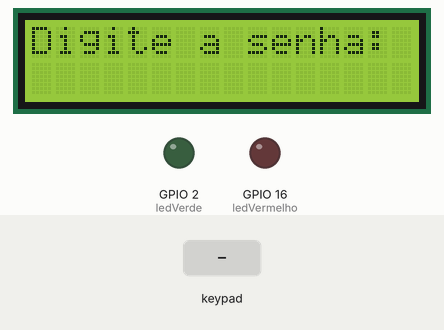
Simulated run of this sketch. Board: ESP32. On the bench: 16×2 character LCD, output pins drawn as LEDs (lit = HIGH). The test bench sets the inputs (shaded band). What the sketch prints to the serial monitor is not drawn.

Above: at 1.2 s.
1.3 s: keypad keys 1 2 3 4 # pressed 0.4 s apart
At 4.1 s:
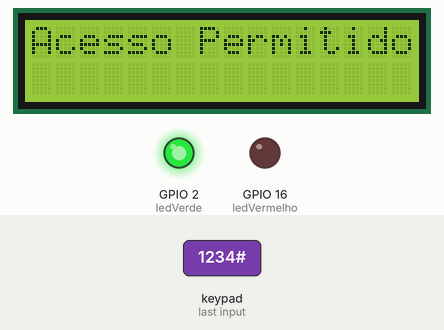
4.8 s: key '#' pressed
At 7.1 s:
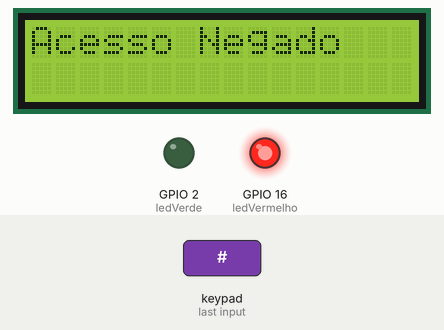
7.8 s: key 'C' pressed
At 10.2 s:
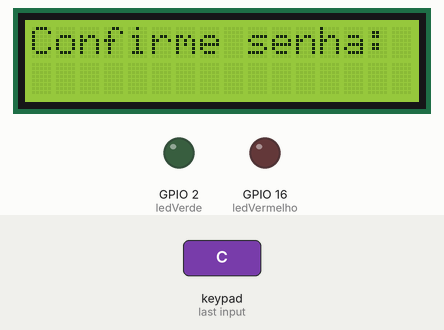
10.5 s: keypad keys 1 2 1 4 2 7 2 6 # pressed 0.4 s apart
At 12.5 s:
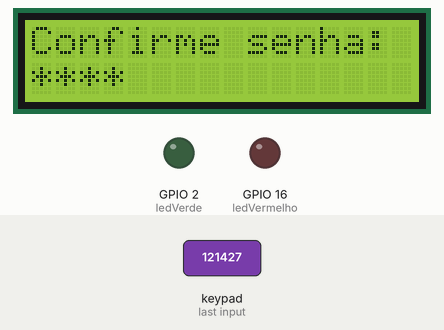
15.6 s: key '1' pressed
At 16.5 s:
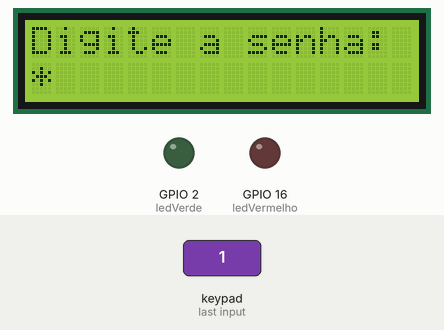
17.2 s: key '2' pressed
At 18.0 s:
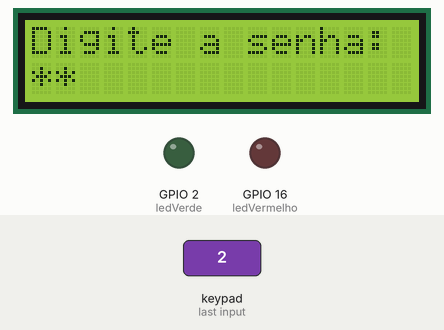
Timing chart, 0 to 19.7 s (numbered marks = the images above; inputs shaded):
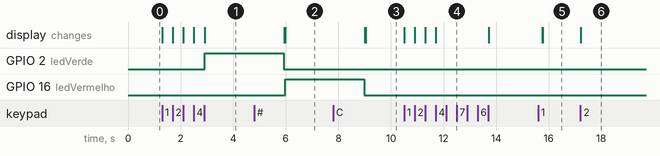

Measured:
- after the input at 1.3 s, GPIO 2 (ledVerde): LOW → HIGH after 1.6 s; the display: first changes at once (image 1 shows a later state)
- after the input at 4.8 s, GPIO 16 (ledVermelho): LOW → HIGH after 1.2 s; the display: first differs from a run without the input after 1.2 s (image 2)
- after the input at 7.8 s, the display: first differs from a run without the input after 1.2 s (image 3)
- after the input at 10.5 s, the display: first changes at once (image 4 shows a later state)
- after the input at 15.6 s, the display: first differs from a run without the input after 0.17 s (image 5)
- after the input at 17.2 s, the display: changes at once (image 6)

The sketch:

controle_acesso.ino
```cpp
#include <Keypad.h>              // Biblioteca para teclado matricial
#include <LiquidCrystal_I2C.h>   // Biblioteca para LCD I2C

// Definições do LCD I2C
#define I2C_ADDR    0x27
#define LCD_COLUMNS 16
#define LCD_LINES   2

LiquidCrystal_I2C lcd(I2C_ADDR, LCD_COLUMNS, LCD_LINES);

// Definições do teclado matricial 4x4
const byte ROWS = 4;
const byte COLS = 4;
char keys[ROWS][COLS] = {
  {'1', '2', '3', 'A'},
  {'4', '5', '6', 'B'},
  {'7', '8', '9', 'C'},
  {'*', '0', '#', 'D'}
};
byte rowPins[ROWS] = {12, 14, 27, 26};     // Pinos conectados às linhas do teclado
byte colPins[COLS] = {25, 33, 32, 4};      // Pinos conectados às colunas do teclado

Keypad keypad = Keypad(makeKeymap(keys), rowPins, colPins, ROWS, COLS);

// Variáveis de controle da senha
String senhaCorreta = "1234";   // Senha padrão
String senhaDigitada = "";      // Entrada do usuário
bool alterandoSenha = false;    // Flag para modo de alteração de senha
bool confirmandoSenha = false;  // Flag para confirmar senha atual antes de alterar
String novaSenha = "";          // Armazena nova senha durante alteração

// Pinos dos LEDs indicativos
const int ledVerde = 2;
const int ledVermelho = 16;

void setup() {
  pinMode(ledVerde, OUTPUT);
  pinMode(ledVermelho, OUTPUT);
  digitalWrite(ledVerde, LOW);
  digitalWrite(ledVermelho, LOW);

  lcd.init();          // Inicializa LCD
  lcd.backlight();     // Liga backlight
  lcd.setCursor(0, 0);
  lcd.print("Digite a senha:");

  Serial.begin(115200); // Inicializa serial para debug
}

void loop() {
  char tecla = keypad.getKey(); // Lê tecla pressionada (se houver)
  if (tecla) {
    if (alterandoSenha) {
      alterarSenha(tecla);  // Função para processo de alteração de senha
    } else {
      switch (tecla) {
        case '#':           // Confirmar senha digitada
          validarAcesso();
          break;
        case '*':           // Apagar entrada atual
          senhaDigitada = "";
          atualizarDisplay("Digite a senha:");
          break;
        case 'C':           // Iniciar processo de alteração de senha
          iniciarAlteracaoSenha();
          break;
        default:            // Entrada de números na senha (máx 4 dígitos)
          if (senhaDigitada.length() < 4) {
            senhaDigitada += tecla;
            lcd.setCursor(senhaDigitada.length() - 1, 1);
            lcd.print('*');  // Mostra asterisco para cada dígito digitado
          }
          break;
      }
    }
  }
}

// Função para validar senha digitada
void validarAcesso() {
  lcd.clear();
  lcd.setCursor(0, 0);
  if (senhaDigitada == senhaCorreta) {
    lcd.print("Acesso Permitido");
    digitalWrite(ledVerde, HIGH);
    Serial.println("Acesso permitido");
  } else {
    lcd.print("Acesso Negado");
    digitalWrite(ledVermelho, HIGH);
    Serial.println("Acesso negado");
  }
  delay(3000);
  digitalWrite(ledVerde, LOW);
  digitalWrite(ledVermelho, LOW);
  senhaDigitada = "";
  atualizarDisplay("Digite a senha:");
}

// Inicia o modo de alteração de senha, pedindo confirmação da senha atual
void iniciarAlteracaoSenha() {
  atualizarDisplay("Confirme senha:");
  senhaDigitada = "";
  alterandoSenha = true;
  confirmandoSenha = true;
  novaSenha = "";
}

// Função para gerenciar o processo de alteração da senha
void alterarSenha(char tecla) {
  if (tecla == '#') {
    if (confirmandoSenha) {
      // Verifica se senha digitada para confirmação está correta
      if (senhaDigitada == senhaCorreta) {
        atualizarDisplay("Nova senha:");
        novaSenha = "";
        confirmandoSenha = false;
      } else {
        atualizarDisplay("Senha incorreta!");
        delay(2000);
        resetarEstado();
      }
    } else {
      // Finaliza alteração se nova senha tiver 4 dígitos
      if (novaSenha.length() == 4) {
        senhaCorreta = novaSenha;
        atualizarDisplay("Senha alterada!");
        delay(2000);
        resetarEstado();
      } else {
        atualizarDisplay("Senha invalida!");
        delay(2000);
        resetarEstado();
      }
    }
    senhaDigitada = "";
  } else {
    // Entrada de senha de confirmação ou nova senha, limitando 4 dígitos
    if (confirmandoSenha) {
      if (senhaDigitada.length() < 4) {
        senhaDigitada += tecla;
        lcd.setCursor(senhaDigitada.length() - 1, 1);
        lcd.print('*');
      }
    } else {
      if (novaSenha.length() < 4) {
        novaSenha += tecla;
        lcd.setCursor(novaSenha.length() - 1, 1);
        lcd.print('*');
      }
    }
  }
}

// Atualiza a mensagem do display LCD
void atualizarDisplay(String mensagem) {
  lcd.clear();
  lcd.setCursor(0, 0);
  lcd.print(mensagem);
}

// Reseta as flags e variáveis para o estado inicial do programa
void resetarEstado() {
  alterandoSenha = false;
  confirmandoSenha = false;
  senhaDigitada = "";
  novaSenha = "";
  atualizarDisplay("Digite a senha:");
}
```
